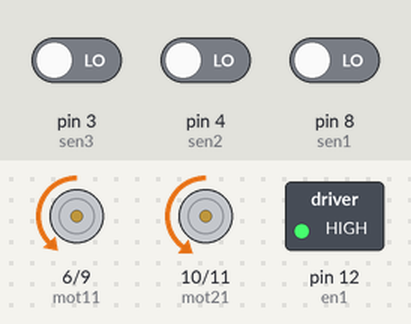
Recording of a sketch running on a simulated Arduino Uno, built with avr-gcc and run on an emulated ATmega328P. Shown: motor-driver pin pairs drawn as motors (green arrow = first pin HIGH = forward, orange = second pin HIGH = backward, longer = more drive), switched loads named in the sketch (green lamp = pin HIGH). The inputs (shaded band) are chosen by the test bench; at power-on: pin 3 (sen3) LOW, pin 8 (sen1) LOW, pin 4 (sen2) LOW. Pins used as bus, display or sensor lines are not drawn; what the sketch prints to the serial monitor is not drawn.

Above: at 2.8 s.
2.9 s: pin 3 (sen3) driven HIGH
At 4.5 s:
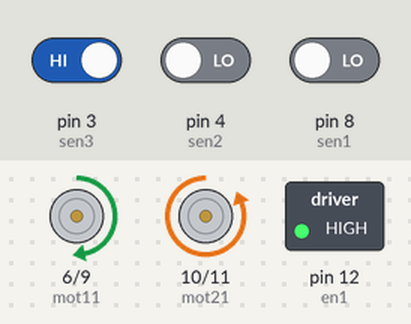
5.5 s: pin 8 (sen1) driven HIGH
At 8.0 s:
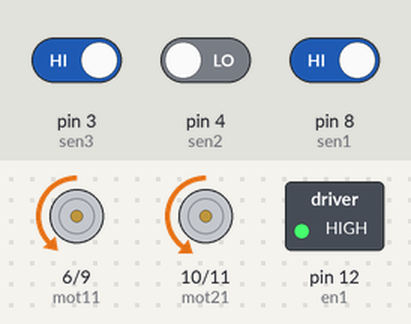
8.5 s: pin 3 (sen3) driven LOW
At 10.3 s:
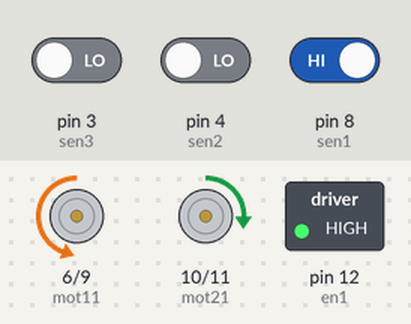
Timing chart, 0 to 11.8 s (numbered marks = the images above; inputs shaded):
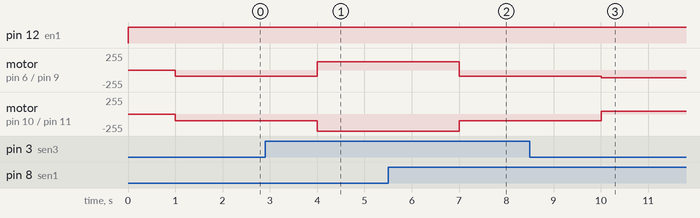

Measured:
- after the input at 2.9 s, motor on pin 6 (mot11) / pin 9 (mot12): backward 90/255 → forward 126/255 after 1.1 s; motor on pin 10 (mot21) / pin 11 (mot22): backward 100/255 → backward 255/255 after 1.1 s
- after the input at 5.5 s, motor on pin 6 (mot11) / pin 9 (mot12): forward 126/255 → backward 90/255 after 1.5 s; motor on pin 10 (mot21) / pin 11 (mot22): backward 255/255 → backward 100/255 after 1.5 s
- after the input at 8.5 s, motor on pin 6 (mot11) / pin 9 (mot12): backward 90/255 → backward 116/255 after 1.5 s; motor on pin 10 (mot21) / pin 11 (mot22): backward 100/255 → forward 44/255 after 1.5 s

The sketch:

PID_Controller.ino
```cpp
int sen1=8;//left sensor
int sen2=4;//middle sensor
int sen3=3;//right sensor
int mot11=6;//left sensor one end
int mot12=9;//left sensor other end
int mot21=10;//right sensor one end
int mot22=11;//right sensor other end
int en1=12;//for motor driver
void setup()
{
  pinMode(sen1,INPUT);
  pinMode(sen2,INPUT);
  pinMode(sen3,INPUT);
  pinMode(en1,OUTPUT);//motor driver enable for both the enable a single pin is used
  pinMode(mot11,OUTPUT);
  pinMode(mot12,OUTPUT);
  pinMode(mot21,OUTPUT);
  pinMode(mot22,OUTPUT);
  pinMode(7,OUTPUT);//this is for sensor  vcc and sensor ground is connected to the arduino
  Serial.begin(9600);
}
void loop()
{
  digitalWrite(7,HIGH);
  int intgrl=0,cor,err,p_err=0,kp=12,kd=0.4,ki=0,s1,s2,s3,n_cor;
  s1=digitalRead(sen1);
  s2=digitalRead(sen2);
  s3=digitalRead(sen3);
  digitalWrite(en1,HIGH);
  err=s1*3+s2*0-s3*3;//instantaneous error
  intgrl=intgrl+err;//for Ki cummulative error
  cor=kp*err+ki*intgrl+kd*(err-p_err);//correction main algorithm
  p_err=err;
  n_cor=-cor;
Serial.println("Correction =");
Serial.print(cor);
  Serial.println("Integral=");
  Serial.print(intgrl);
  delay(1000);

 if(cor==0)
  {
    analogWrite(mot12,90);   analogWrite(mot22,100);
  digitalWrite(mot21,0);
    digitalWrite(mot11,0);
  }
  else if(cor<0)
 {
  analogWrite(mot11,90-cor);
  digitalWrite(mot12,0);digitalWrite(mot22,70+cor);
  digitalWrite(mot21,0); }
 else if(cor>0)
 {
  analogWrite(mot12,80+cor);
  digitalWrite(mot11,0);
  digitalWrite(mot22,0);
  analogWrite(mot21,80-cor);
 }
}
```
